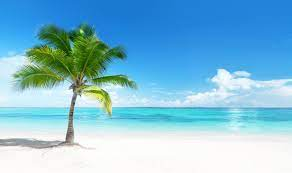
#> input picture colour_detecter/tester.png, 292 x 173 px; its folder holds only this picture in this run
$ python -i check_count.py   (imports and definitions only)
#> lines starting #> are read from the running program, lines starting #| are printed output that depends on the picture; after the words box and inside, x2 and y2 are one past the last pixel; in counts of white or black regions, pixels touching at a corner belong together
#colour check & counter

import cv2
import numpy as np
import glob


def hasColour(sample):
#> called with sample = 'tester.png'
    global redCounter
    global redCounter
    global orangeCounter
    global yellowCounter
    global greenCounter
    global cyanCounter
    global blueCounter
    global purpleCounter

    global allRed
    global allOrange
    global allYellow
    global allGreen
    global allCyan
    global allBlue
    global allPurple


    img = cv2.imread(sample)
#> img is the input picture: shape (173, 292, 3); mean B, G, R 215.2, 189.4, 131.4
    # changing Colour space to HSV from RGB
    img = cv2.cvtColor(img, cv2.COLOR_BGR2HSV)
#> img: shape (173, 292, 3); mean H, S, V 80, 115.1, 222.8

    #https://www.adeept.com/learn/tutorial-169.html
    mask_red1 = cv2.inRange(img,(0, 43, 46), (10, 225, 225) )
#> mask_red1: shape (173, 292); every value is 0
    mask_red2 = cv2.inRange(img,(156, 43, 46), (180, 225, 225) )

    mask_red = cv2.bitwise_or(mask_red1, mask_red2)
    mask_orange = cv2.inRange(img,(11, 43, 46), (25, 225, 225) )
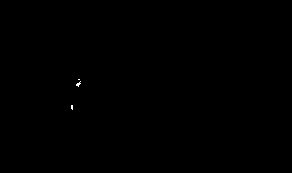
#> mask_orange: shape (173, 292); 0.05% white in thin lines or dots, all inside (x1, y1, x2, y2) = (71, 79, 81, 110)
    mask_yellow = cv2.inRange(img,(26, 43, 46), (34, 225, 225) )
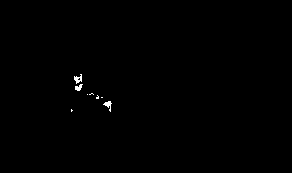
#> mask_yellow: shape (173, 292); 0.28% white in thin lines or dots, all inside (x1, y1, x2, y2) = (71, 74, 112, 112)
    mask_green = cv2.inRange(img,(35, 43, 46), (77, 225, 225) )
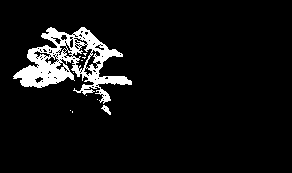
#> mask_green: shape (173, 292); 6.6% white; 10 white regions (8 under 20 px), largest, box (x1, y1, x2, y2) and area: (13, 27, 132, 104) 3283, (101, 105, 111, 115) 44
    mask_cyan = cv2.inRange(img, (78, 43, 46), (99, 225, 225))
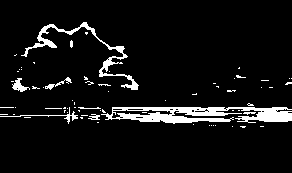
#> mask_cyan: shape (173, 292); 7% white; 69 white regions (60 under 20 px), largest, box (x1, y1, x2, y2) and area: (101, 107, 292, 124) 1960, (21, 22, 139, 90) 825, (0, 107, 78, 124) 139
    mask_blue = cv2.inRange(img, (100, 43, 46), (124, 225, 225))
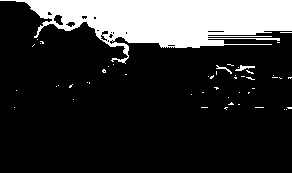
#> mask_blue: shape (173, 292); 19.8% white; 50 white regions (47 under 20 px), largest, box (x1, y1, x2, y2) and area: (0, 0, 292, 64) 9708, (235, 65, 255, 71) 54, (216, 65, 232, 74) 36
    mask_purple = cv2.inRange(img, (125, 43, 46), (155, 225, 225))


    masked ={"red": mask_red, "orange":mask_orange, "yellow":mask_yellow, "green":mask_green,"cyan":mask_cyan, "blue":mask_blue, "violet":mask_purple}

    # .items() id for make the dictionary as a tuple
    for colour, mask in masked.items():
        has = np.sum(mask)
        if (has>0):
            if colour == "red":
                redCounter+=1
                allRed +=1
            elif colour == "orange":
                orangeCounter += 1
                allOrange +=1
            elif colour == "yellow":
                yellowCounter += 1
                allYellow +=1
            elif colour == "green":
                greenCounter += 1
                allGreen +=1
            elif colour == "cyan":
                cyanCounter += 1
                allCyan +=1
            elif colour == "blue":
                blueCounter += 1
                allBlue +=1
            else:
                purpleCounter += 1
                allPurple +=1
        continue
#> this loop made 2 passes
#> (colour, has) on passes 1 to 2: ('red', 0), ('orange', 6375)
#> after the loop, allBlue = 0; allCyan = 0; allGreen = 0; allOrange = 0; allPurple = 0; allRed = 0; allYellow = 0


allSamples = 0
allRed = 0
allOrange = 0
allYellow = 0
allGreen = 0
allCyan = 0
allBlue = 0
allPurple = 0

folder1 ="/Users/yuna/Documents/GE/GEsample/UK/"
folders=glob.glob(folder1 + '*C')


# [25 lines not run here, left out]

allColourCounter = {"red": allRed, "orange":allOrange, "yellow":allYellow, "green":allGreen, "cyan":allCyan, "blue":allBlue, "purple": allPurple}
# [4 lines not run here, left out]


#> (the run stopped early here; a loop or call above may not have finished)
